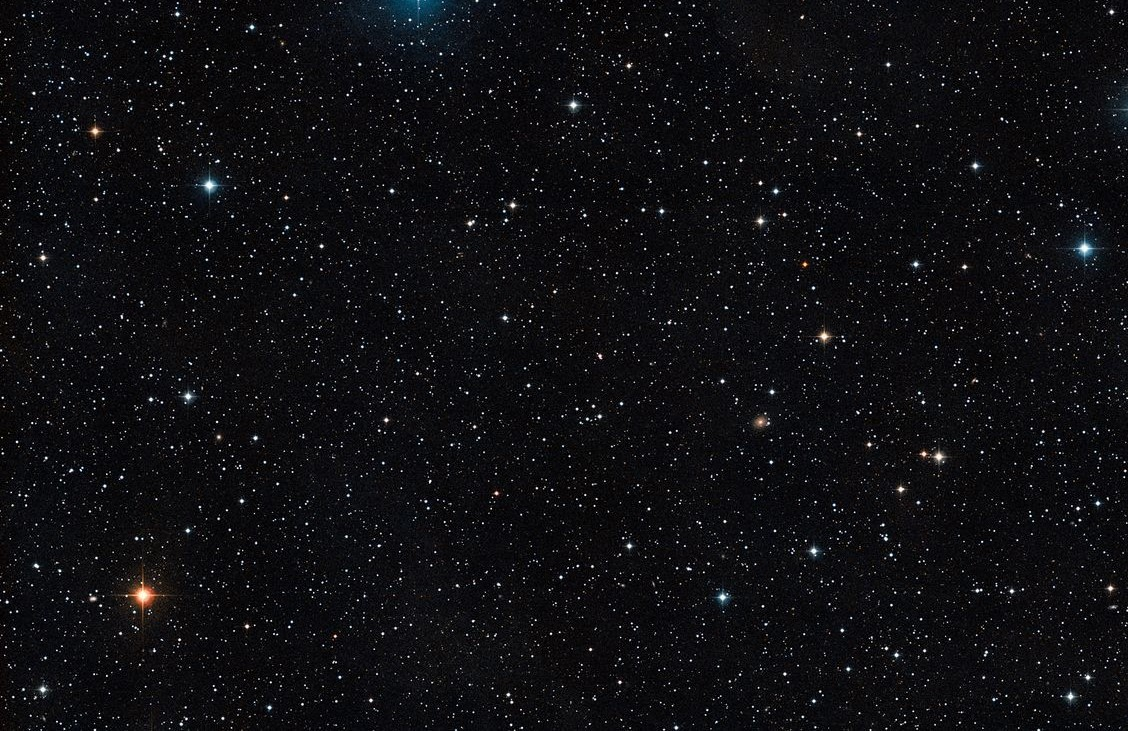
#> input picture star_background.jpg, 1128 x 731 px
$ python top20_eva_viz.py
#> lines starting #> are read from the running program, lines starting #| are printed output that depends on the picture
import matplotlib.pyplot as plt
from matplotlib.patches import Patch
from matplotlib.font_manager import FontProperties
import pandas as pd
import numpy as np
from PIL import Image

# Data Preparation
data = {
    "Astronaut": ["Anatoly Solovyev", "Michael Lopez-Alegria", "Stephen G. Bowen", "Andrew J. Feustel",
                  "Bob Behnken", "Peggy Whitson", "Fyodor Yurchikhin", "Shane Kimbrough", "Jerry L. Ross",
                  "John M. Grunsfeld", "Sergey Prokopyev", "Christopher Cassidy", "Oleg Artemyev",
                  "Richard Mastracchio", "Sunita Williams", "Steven L. Smith", "Michael Fincke",
                  "Michael E. Fossum", "Scott E. Parazynski", "Joseph R. Tanner", "Andrew Morgan",
                  "Robert L. Curbeam", "Nikolai Budarin", "Douglas H. Wheelock", "James H. Newman",
                  "Yuri Onufrienko", "Christina Koch", "Richard Linnehan", "Sergey Avdeev", "David Wolf"],
    "Agency": ["RSA", "NASA", "NASA", "NASA", "NASA", "NASA", "RSA", "NASA", "NASA", "NASA", "RSA",
               "NASA", "RSA", "NASA", "NASA", "NASA", "NASA", "NASA", "NASA", "NASA", "NASA", "NASA",
               "RSA", "NASA", "NASA", "RSA", "NASA", "NASA", "RSA", "NASA"],
    "EVA Count": [16, 10, 10, 9, 10, 10, 9, 9, 9, 8, 8, 10, 8, 9, 7, 7, 9, 7, 7, 7, 7, 7, 8, 6, 6, 8, 6, 6, 10, 7],
    "EVA Time": ["82:22", "67:40", "65:57", "61:48", "61:10", "60:21", "59:28", "59:28", "58:32",
                 "58:30", "55:15", "54:51", "53:32", "53:04", "50:40", "49:48", "48:37", "48:32", "47:05", "46:29", "45:48", "45:34", "44:25", "43:30", "43:13", "42:33", "42:15", "42:12", "42:02", "41:57"]
}

df = pd.DataFrame(data)

# Converting EVA Time to minutes for plotting
def time_to_minutes(time_str):
    hours, minutes = map(int, time_str.split(":"))
    return hours * 60 + minutes

df["EVA Time (min)"] = df["EVA Time"].apply(time_to_minutes)

# Sorting the DataFrame by EVA Time in ascending order
df_sorted_asc = df.sort_values(by="EVA Time (min)", ascending=True)

# Setting the colors for the agencies
color_mapping = {"NASA": "blue", "RSA": "red"}
df_sorted_asc["color"] = df_sorted_asc["Agency"].map(color_mapping)

# Plotting
plt.figure(figsize=(10, 10), facecolor="black")

# Create EVA Time primary axis bars
ax1 = plt.gca()
eva_time_bars = ax1.barh(df_sorted_asc["Astronaut"], df_sorted_asc["EVA Time (min)"], color=df_sorted_asc['color'], alpha=0.8)

# Create EVA Time primary axis bar data labels
for bar in eva_time_bars:
    bar_width = bar.get_width()
    # Find the corresponding HH:MM value for the bar
    hh_mm_value = df_sorted_asc[df_sorted_asc["EVA Time (min)"] == bar_width]["EVA Time"].values[0]
    ax1.text(bar_width + 10, bar.get_y() + bar.get_height()/2, hh_mm_value,
             va='center', ha='left', color="white", fontsize=8, fontweight='bold')

# Create EVA Count secondary axis bars
ax2 = ax1.twiny()
eva_count_bars = ax2.barh(df_sorted_asc["Astronaut"], df_sorted_asc["EVA Count"], height=0.3, color="white", alpha=0.8)

# Create EVA Count secondary axis bar data labels
for bar in eva_count_bars:
    label_x_pos = .5  # Position to the right of the y-axis
    label_str = f"{bar.get_width():<2}"  # Format the label with whitespace padding
    # Decrease the height of the background box by adjusting the padding
    bbox_props = dict(facecolor='black', edgecolor='none', boxstyle='square,pad=0.05', alpha=0.7)
    ax2.text(label_x_pos, bar.get_y() + bar.get_height()/2, label_str,
             ha='center', va='center', color="white", fontsize=8, bbox=bbox_props, fontweight='bold')

# Create agency legend
# Define font properties for the legend
font_props = FontProperties(weight='bold')
legend_elements = [Patch(facecolor='blue', edgecolor='blue', label='NASA', alpha=0.8),
                   Patch(facecolor='red', edgecolor='red', label='RSA', alpha=0.8)]
ax1.legend(handles=legend_elements, title="", loc='center right', bbox_to_anchor=(1, 0.5), prop=font_props)

# Modify primary and secondary x-axis
for ax in [ax1, ax2]:
    # Hide spines for top, bottom, and right
    ax.spines['top'].set_visible(False)
    ax.spines['right'].set_visible(False)
    ax.spines['bottom'].set_visible(False)
    ax.spines['left'].set_visible(False)
    # Hide axis ticks and labels for x-axis
    ax.tick_params(bottom=False, labelbottom=False, top=False, labeltop=False)
    # Hide grid lines
    ax.grid(False)
    ax.set_facecolor('black')

# Show / keep y axis left labels
ax1.tick_params(left=True, labelleft=True, labelcolor='white', labelsize=8)

# Set y-axis labels to bold
for label in ax1.get_yticklabels():
    label.set_fontweight('bold')

# Load an image
image = Image.open('star_background.jpg')
#> image is the input picture: PIL image 1128x731 RGB; mean R, G, B 15.2, 15, 17.9
image = np.array(image)
# Get the current limits of the plot
x_min, x_max = ax1.get_xlim()
y_min, y_max = ax1.get_ylim()
# Set image as the background with correct extent
ax1.imshow(image, aspect='auto', extent=[x_min, x_max, y_min, y_max], zorder=-1)

# Main title
plt.text(0.5, 1.03, "Top 30 Spacewalk Records by Cumulative Extra-Vehicular Activity (EVA) Time\n", horizontalalignment='center', fontsize=12, transform=ax1.transAxes, color='white', fontweight='bold')
# Subtitle
plt.text(0.5, 1.01, "EVA Time (HH:MM) (colored bars), EVA Count (white bars)\n", horizontalalignment='center', fontsize=10, transform=ax1.transAxes, color='white', fontweight='bold')
# Source
plt.text(0.5, 0.98, "Data from https://en.wikipedia.org/wiki/List_of_cumulative_spacewalk_records\ncreated by @curtispokrant", horizontalalignment='center', fontsize=8, transform=ax1.transAxes, color='white', fontweight='bold')

# Adjust the layout
plt.subplots_adjust(top=0.85)
plt.tight_layout(pad=3.0)
plt.show()
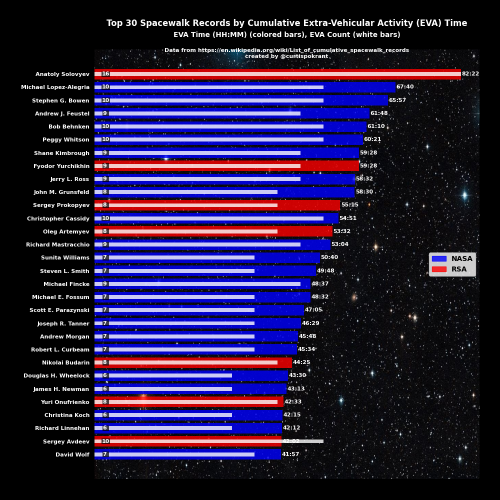
#> figure drawn by matplotlib, 2 panels
